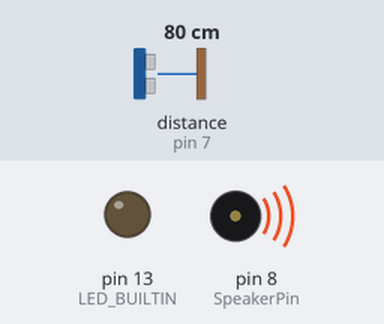
A sketch run on a simulated Arduino Uno, built with avr-gcc and run on an emulated ATmega328P. On the bench: output pins drawn as LEDs (lit = HIGH), buzzer (waves = sounding). Wiring (inferred from the names in the program): ultrasonic range finder: trigger pin 6; echo pin 7. The inputs (shaded band) are chosen by the test bench; at power-on: distance to the obstacle (sensor on pin 7) 80 cm. The echo pulse lasts 58.3 µs per cm; pins used as bus, display or sensor lines are not drawn; what the sketch prints to the serial monitor is not drawn.

Above: at 1.2 s.
1.3 s: distance to the obstacle (sensor on pin 7) set to 120 cm
At 2.5 s:
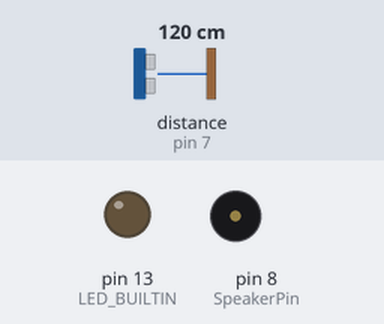
2.8 s: distance to the obstacle (sensor on pin 7) set to 2 cm
At 3.5 s:
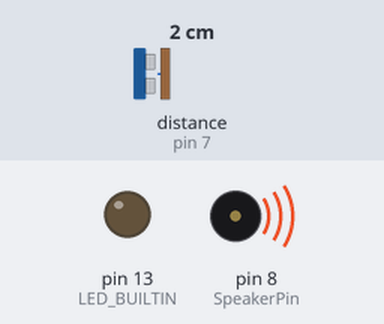
4.3 s: distance to the obstacle (sensor on pin 7) set to 250 cm
At 4.9 s:
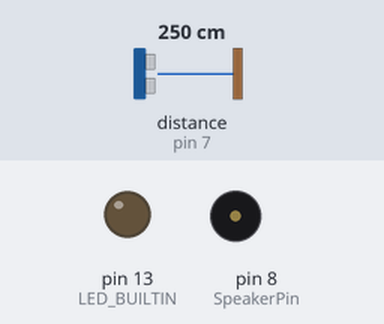
Timing chart, 0 to 7.3 s (numbered marks = the images above; inputs shaded):
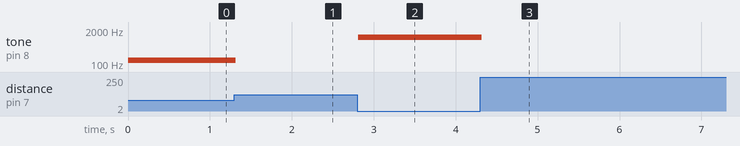

The sketch:

theremin.ino
```cpp
#include "pitches.h"

#define MAX_PITCH NOTE_C6
#define MIN_PITCH NOTE_C3

// ============================================================================
// Ultrasonic sensor
// ============================================================================
// Wiring : GND  -> GND
//          VCC  -> 5V
//          Trig -> Digital 6
//          Echo -> Digital 7
const int TrigPin = 6;
const int EchoPin = 7;

// Multiplicating factor for microsecond delay to centimeters distance
const float DistFactor = 0.0170145f; // = speed of sound / 1.000.000 x2


// ============================================================================
// Speaker
// ============================================================================
// Wiring : GND  -> GND
//          VCC  -> 100 ohm resistor -> Digital 8

const int SpeakerPin = 8;


void setup() {
    // Start serial port at 9600 Baud
    Serial.begin(9600);
    Serial.print("Serial initialized");
    Serial.println();

    // Enable onboard LED output
    pinMode(LED_BUILTIN, OUTPUT);

    // Activate ultrasound pins
    pinMode(TrigPin, OUTPUT);
    pinMode(EchoPin, INPUT);


}

void loop() {
    // put your main code here, to run repeatedly:

    int pulseLength = 0 ; // microseconds
    float distance = 0.0f; // cm;

    // Send a square signal to the trigger of the rangefinder
    digitalWrite(TrigPin, LOW);
    delayMicroseconds(20);
    digitalWrite(TrigPin, HIGH);
    delayMicroseconds(100);
    digitalWrite(TrigPin, LOW);

    pulseLength = pulseIn(EchoPin, HIGH);


    distance = DistFactor * pulseLength;
    Serial.print(distance);

    const float maxDist = 100;
    const float maxDistTolerance = 1.1*maxDist;
    const float minDist = 3;

    if (distance > maxDistTolerance) {
        noTone(SpeakerPin);
    }
    else {
        distance = min(max(minDist,distance),maxDist);
        const float factor = (MAX_PITCH - MIN_PITCH) * (maxDist * minDist) / (maxDist - minDist);
        const float offset = (MIN_PITCH * maxDist - MAX_PITCH * minDist)/ (maxDist - minDist);

        unsigned int pitch = (unsigned int) ( factor / distance + offset );

        tone(SpeakerPin, pitch);
    }
}
```

pitches.h
```cpp
#define NOTE_REST 0
#define NOTE_B0  31
#define NOTE_C1  33
#define NOTE_CS1 35
#define NOTE_D1  37
#define NOTE_DS1 39
#define NOTE_E1  41
#define NOTE_F1  44
#define NOTE_FS1 46
#define NOTE_G1  49
#define NOTE_GS1 52
#define NOTE_A1  55
#define NOTE_AS1 58
#define NOTE_B1  62
#define NOTE_C2  65
#define NOTE_CS2 69
#define NOTE_D2  73
#define NOTE_DS2 78
#define NOTE_E2  82
#define NOTE_F2  87
#define NOTE_FS2 93
#define NOTE_G2  98
#define NOTE_GS2 104
#define NOTE_A2  110
#define NOTE_AS2 117
#define NOTE_B2  123
#define NOTE_C3  131
#define NOTE_CS3 139
#define NOTE_D3  147
#define NOTE_DS3 156
#define NOTE_E3  165
#define NOTE_F3  175
#define NOTE_FS3 185
#define NOTE_G3  196
#define NOTE_GS3 208
#define NOTE_A3  220
#define NOTE_AS3 233
#define NOTE_B3  247
#define NOTE_C4  262
#define NOTE_CS4 277
#define NOTE_D4  294
#define NOTE_DS4 311
#define NOTE_E4  330
#define NOTE_F4  349
#define NOTE_FS4 370
#define NOTE_G4  392
#define NOTE_GS4 415
#define NOTE_A4  440
#define NOTE_AS4 466
#define NOTE_B4  494
#define NOTE_C5  523
#define NOTE_CS5 554
#define NOTE_D5  587
#define NOTE_DS5 622
#define NOTE_E5  659
#define NOTE_F5  698
#define NOTE_FS5 740
#define NOTE_G5  784
#define NOTE_GS5 831
#define NOTE_A5  880
#define NOTE_AS5 932
#define NOTE_B5  988
#define NOTE_C6  1047
#define NOTE_CS6 1109
#define NOTE_D6  1175
#define NOTE_DS6 1245
#define NOTE_E6  1319
#define NOTE_F6  1397
#define NOTE_FS6 1480
#define NOTE_G6  1568
#define NOTE_GS6 1661
#define NOTE_A6  1760
#define NOTE_AS6 1865
#define NOTE_B6  1976
#define NOTE_C7  2093
#define NOTE_CS7 2217
#define NOTE_D7  2349
#define NOTE_DS7 2489
#define NOTE_E7  2637
#define NOTE_F7  2794
#define NOTE_FS7 2960
#define NOTE_G7  3136
#define NOTE_GS7 3322
#define NOTE_A7  3520
#define NOTE_AS7 3729
#define NOTE_B7  3951
#define NOTE_C8  4186
#define NOTE_CS8 4435
#define NOTE_D8  4699
#define NOTE_DS8 4978


// Define flats as well
#define NOTE_CB1 NOTE_B0
#define NOTE_DB1 NOTE_CS1
#define NOTE_EB1 NOTE_DS1
#define NOTE_FB1 NOTE_E1
#define NOTE_GB1 NOTE_FS1
#define NOTE_AB1 NOTE_GS1
#define NOTE_BB1 NOTE_AS1
#define NOTE_CB2 NOTE_B1
#define NOTE_DB2 NOTE_CS2
#define NOTE_EB2 NOTE_DS2
#define NOTE_FB2 NOTE_E2
#define NOTE_GB2 NOTE_FS2
#define NOTE_AB2 NOTE_GS2
#define NOTE_BB2 NOTE_AS2
#define NOTE_CB3 NOTE_B2
#define NOTE_DB3 NOTE_CS3
#define NOTE_EB3 NOTE_DS3
#define NOTE_FB3 NOTE_E3
#define NOTE_GB3 NOTE_FS3
#define NOTE_AB3 NOTE_GS3
#define NOTE_BB3 NOTE_AS3
#define NOTE_CB4 NOTE_B3
#define NOTE_DB4 NOTE_CS4
#define NOTE_EB4 NOTE_DS4
#define NOTE_FB4 NOTE_E4
#define NOTE_GB4 NOTE_FS4
#define NOTE_AB4 NOTE_GS4
#define NOTE_BB4 NOTE_AS4
#define NOTE_CB5 NOTE_B4
#define NOTE_DB5 NOTE_CS5
#define NOTE_EB5 NOTE_DS5
#define NOTE_FB5 NOTE_E5
#define NOTE_GB5 NOTE_FS5
#define NOTE_AB5 NOTE_GS5
#define NOTE_BB5 NOTE_AS5
#define NOTE_CB6 NOTE_B5
#define NOTE_DB6 NOTE_CS6
#define NOTE_EB6 NOTE_DS6
#define NOTE_FB6 NOTE_E6
#define NOTE_GB6 NOTE_FS6
#define NOTE_AB6 NOTE_GS6
#define NOTE_BB6 NOTE_AS6
#define NOTE_CB7 NOTE_B6
#define NOTE_DB7 NOTE_CS7
#define NOTE_EB7 NOTE_DS7
#define NOTE_FB7 NOTE_E7
#define NOTE_GB7 NOTE_FS7
#define NOTE_AB7 NOTE_GS7
#define NOTE_BB7 NOTE_AS7
#define NOTE_CB8 NOTE_B7
#define NOTE_DB8 NOTE_CS8
#define NOTE_EB8 NOTE_DS8
```

Measured:
- after the input at 1.3 s, tone on pin 8 (SpeakerPin): 138 Hz → silent at once
- after the input at 2.8 s, tone on pin 8 (SpeakerPin): silent → 1047 Hz at once
- after the input at 4.3 s, tone on pin 8 (SpeakerPin): 1047 Hz → silent at once
